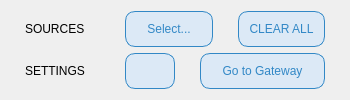
           <widget class="QWidget" name="groupWidget" native="true">
            <property name="minimumSize">
             <size>
              <width>350</width>
              <height>0</height>
             </size>
            </property>
            <property name="maximumSize">
             <size>
              <width>16777215</width>
              <height>135</height>
             </size>
            </property>
            <property name="styleSheet">
             <string notr="true">QWidget#groupWidget {
     border: 3px solid rgb(175, 175, 175);
	border-radius: 15px;
}</string>
            </property>
            <layout class="QVBoxLayout" name="verticalLayout">
             <property name="leftMargin">
              <number>25</number>
             </property>
             <property name="rightMargin">
              <number>25</number>
             </property>
             <item>
              <layout class="QHBoxLayout" name="sourceLayout">
               <property name="spacing">
                <number>25</number>
               </property>
               <property name="sizeConstraint">
                <enum>QLayout::SetDefaultConstraint</enum>
               </property>
               <item>
                <widget class="QLabel" name="label_3">
                 <property name="minimumSize">
                  <size>
                   <width>75</width>
                   <height>0</height>
                  </size>
                 </property>
                 <property name="maximumSize">
                  <size>
                   <width>75</width>
                   <height>16777215</height>
                  </size>
                 </property>
                 <property name="text">
                  <string>SOURCES</string>
                 </property>
                </widget>
               </item>
               <item>
                <widget class="QPushButton" name="selectSourceButton">
                 <property name="styleSheet">
                  <string notr="true">QPushButton {
    color: rgb(50,136,198);
    background-color: rgb(220,233,246);
    border: 1px solid rgb(50,136,198);
    border-radius: 10px;
    padding: 10px;
}

QPushButton:hover {
    background-color: rgb(235, 248, 255);
}
QPushButton:disabled {
     background-color: rgb(255, 255, 255);
}</string>
                 </property>
                 <property name="text">
                  <string>Select...</string>
                 </property>
                </widget>
               </item>
               <item>
                <widget class="QPushButton" name="clearSourcesButton">
                 <property name="styleSheet">
                  <string notr="true">QPushButton {
    color: rgb(50,136,198);
    background-color: rgb(220,233,246);
    border: 1px solid rgb(50,136,198);
    border-radius: 10px;
    padding: 10px;
}

QPushButton:hover {
    background-color: rgb(235, 248, 255);
}</string>
                 </property>
                 <property name="text">
                  <string>CLEAR ALL</string>
                 </property>
                </widget>
               </item>
              </layout>
             </item>
             <item>
              <layout class="QHBoxLayout" name="horizontalLayout_3">
               <property name="spacing">
                <number>25</number>
               </property>
               <item>
                <widget class="QLabel" name="settingsLabel">
                 <property name="minimumSize">
                  <size>
                   <width>75</width>
                   <height>0</height>
                  </size>
                 </property>
                 <property name="maximumSize">
                  <size>
                   <width>75</width>
                   <height>16777215</height>
                  </size>
                 </property>
                 <property name="text">
                  <string>SETTINGS</string>
                 </property>
                 <property name="textFormat">
                  <enum>Qt::AutoText</enum>
                 </property>
                </widget>
               </item>
               <item>
                <widget class="QPushButton" name="settingsButton">
                 <property name="sizePolicy">
                  <sizepolicy hsizetype="Preferred" vsizetype="Fixed">
                   <horstretch>0</horstretch>
                   <verstretch>0</verstretch>
                  </sizepolicy>
                 </property>
                 <property name="maximumSize">
                  <size>
                   <width>50</width>
                   <height>16777215</height>
                  </size>
                 </property>
                 <property name="styleSheet">
                  <string notr="true">QPushButton {
    color: rgb(50,136,198);
    background-color: rgb(220,233,246);
    border: 1px solid rgb(50,136,198);
    border-radius: 10px;
    padding: 10px;
}

QPushButton:hover {
    background-color: rgb(235, 248, 255);
}</string>
                 </property>
                 <property name="text">
                  <string/>
                 </property>
                 <property name="icon">
                  <iconset resource="obs.qrc">
                   <normaloff>:/settings/images/settings/general.svg</normaloff>:/settings/images/settings/general.svg</iconset>
                 </property>
                </widget>
               </item>
               <item>
                <widget class="QPushButton" name="visitGatewayButton">
                 <property name="styleSheet">
                  <string notr="true">QPushButton {
    color: rgb(50,136,198);
    background-color: rgb(220,233,246);
    border: 1px solid rgb(50,136,198);
    border-radius: 10px;
    padding: 10px;
}

QPushButton:hover {
    background-color: rgb(235, 248, 255);
}</string>
                 </property>
                 <property name="text">
                  <string>Go to Gateway</string>
                 </property>
                </widget>
               </item>
              </layout>
             </item>
            </layout>
           </widget>
